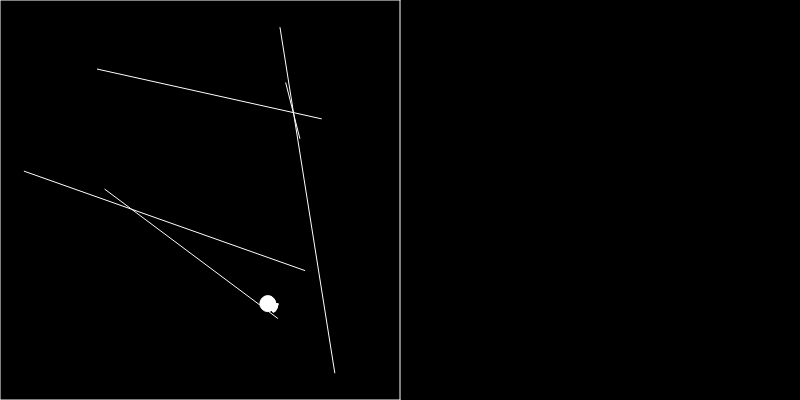
Frame 1 (no input)
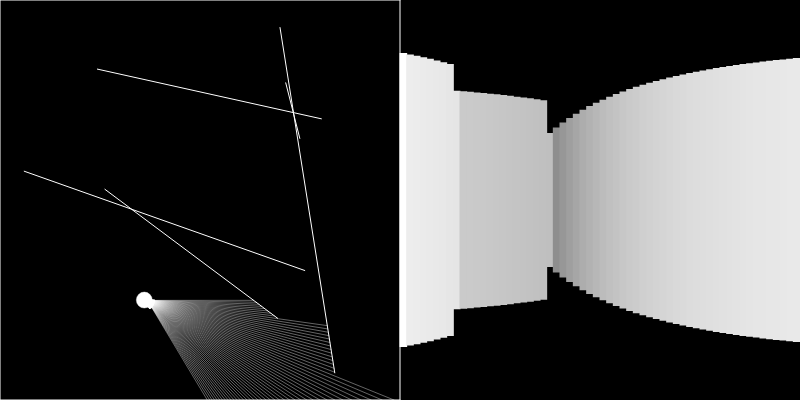
Frame 60 (no input)
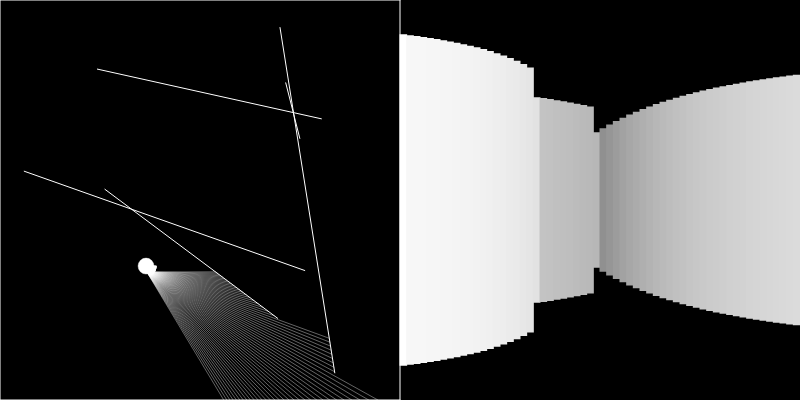
Frame 120 (the mouse pressed at the canvas centre since frame 60)

The p5.js sketch that drew these frames (run headless with seeded random() and noise() and a simulated clock; from frame 60 on, the mouse is pressed at the canvas centre):

// p5.js sketch
// ── sketch.js
let walls = [];
let ray;
let particle

let xoff = 0;
let yoff = 10000;

const sceneWidth = 400;
const sceneHeight = 400;

function keyPressed(){
  if (key == 'A'){
    particle.rotate(0.1);

  }else if(key == 'S'){
    particle.rotate(-0.1);

  }
}

function setup(){
  createCanvas(800, 400);
  for (let i = 0; i < 5; i++){
    let x1 = random(sceneWidth);
    let y1 = random(sceneHeight);
    let x2 = random(sceneWidth);
    let y2 = random(sceneHeight);

    walls[i] = new Boundary(x1, y1, x2, y2);

  }

  walls.push( new Boundary(0, 0, sceneWidth, 0));
  walls.push( new Boundary(sceneWidth, 0, sceneWidth, sceneHeight));
  walls.push( new Boundary(sceneWidth, sceneHeight, 0, sceneHeight));
  walls.push( new Boundary(0, sceneHeight, 0, 0));

  // ray = new Ray(100, 200);
  particle = new Particle();

}

function draw(){
  background(0);

  if(keyIsDown(LEFT_ARROW)){
    particle.rotate(0.05);

  }else if(keyIsDown(RIGHT_ARROW)){
      particle.rotate(-0.05);

    }


  for (let wall of walls){
    wall.show();

  }

  const scene = particle.look(walls);
  const widthOfScene = sceneWidth/ scene.length;

  push();
  translate(sceneWidth, 0);

  for (let i = 0; i < scene.length; i++){
    noStroke();
    const sq = scene[i]*scene[i];
    const wSq = sceneWidth * sceneWidth;

    const b = map(sq, 0, wSq, 255, 0);
    const h = map(scene[i], 0, sceneWidth, sceneHeight, 0)

    rectMode(CENTER);
    rect(i*widthOfScene + widthOfScene/2, sceneHeight/2, widthOfScene + 1, h);

    fill(b);

  }

  pop();

  // particle.update(mouseX, mouseY);

  particle.update(noise(xoff) * sceneWidth, noise(yoff) * sceneHeight);

  xoff += 0.01;
  yoff += 0.01;

  particle.show();

  // ray.show();
  // ray.lookAt(mouseX, mouseY);

  // let pt = ray.cast(wall);
  // // console.log(pt);
  // if (pt){
  //   ellipse(pt.x, pt.y, 8, 8);
  //
  // }

}

// ── Boundary.js
class Boundary{
  constructor(x1, y1, x2, y2){
    this.a = createVector(x1, y1);
    this.b = createVector(x2, y2);

  }

  show(){
    stroke(255);
    line(this.a.x, this.a.y, this.b.x, this.b.y)
    
  }

}

// ── Particle.js
class Particle{
  constructor(){
    this.pos = createVector(width/2, height/2);
    this.heading = 0;
    this.rays = []

    for(let a = 0; a < 60; a += 1){
      this.rays.push(new Ray(this.pos, radians(a)));
    }
  }

  rotate(angle){
    this.heading += angle;
    for(let i = 0; i < this.rays.length; i += 1){
      this.rays[i].setAngle(radians(i) + this.heading);

    }
  }


  update(x, y){
    this.pos.set(x, y);

  }

  look(walls) {
    const scene = [];

    for (let i = 0; i < this.rays.length; i++) {
      const ray = this.rays[i];
      let closest = null;
      let record = Infinity;

      for (let wall of walls) {
        const pt = ray.cast(wall);

        if (pt) {
          const d = p5.Vector.dist(this.pos, pt);

          if (d < record) {
            record = d;
            closest = pt;
          }
        }
      }

      if (closest) {
        // colorMode(HSB);
        // stroke((i + frameCount * 2) % 360, 255, 255, 50);
        stroke(255, 100);
        line(this.pos.x, this.pos.y, closest.x, closest.y);

      }
      scene[i] = record;

    }
    return scene;
  }

    show(){
      fill(255);
      ellipse(this.pos.x, this.pos.y, 16);
      for(let ray of this.rays){
        ray.show();
      }
    }
  }

// ── Ray.js
class Ray{

  constructor(pos, angle){
    this.pos = pos;
    this.dir = p5.Vector.fromAngle(angle);

  }

  setAngle(angle){
    this.dir = p5.Vector.fromAngle(angle);
  }


  lookAt(x , y){
    this.dir.x = x - this.pos.x;
    this.dir.y = y - this.pos.y;

    this.dir.normalize();

  }


  show(){
    stroke(255);
    push();
    translate(this.pos.x, this.pos.y);
    line(0, 0, this.dir.x * 10, this.dir.y * 10);
    pop();

  }

  cast(wall){

    /*
      The corners of the wall segment
      And the line.
    */
    const x1 = wall.a.x;
    const y1 = wall.a.y;
    const x2 = wall.b.x;
    const y2 = wall.b.y;

    /*
      The ray emitted expressed as a line with
      (x3, y3), (x4, y4) corrners.
    */
    const x3 = this.pos.x;
    const y3 = this.pos.y;
    const x4 = this.pos.x + this.dir.x;
    const y4 = this.pos.y + this.dir.y;

    /*
      Ecuación de intersección de dos líneas
    */

    const denomitor = (x1 - x2)*(y3 - y4) - (y1 - y2)*(x3 - x4);
    if (denomitor == 0) return;

    const t = ((x1 - x3)*(y3 - y4) - (y1 - y3)*(x3 - x4))/denomitor;
    const u = - ((x1 - x2)*(y1 - y3) - (y1 - y2)*(x1 - x3))/denomitor;

    if (t > 0 && t < 1 && u > 0) {
      const pt = createVector();
      pt.x = x1 + t * (x2 - x1);
      pt.y = y1 + t * (y2 - y1);

      return pt;

    }else return;

  }
}
